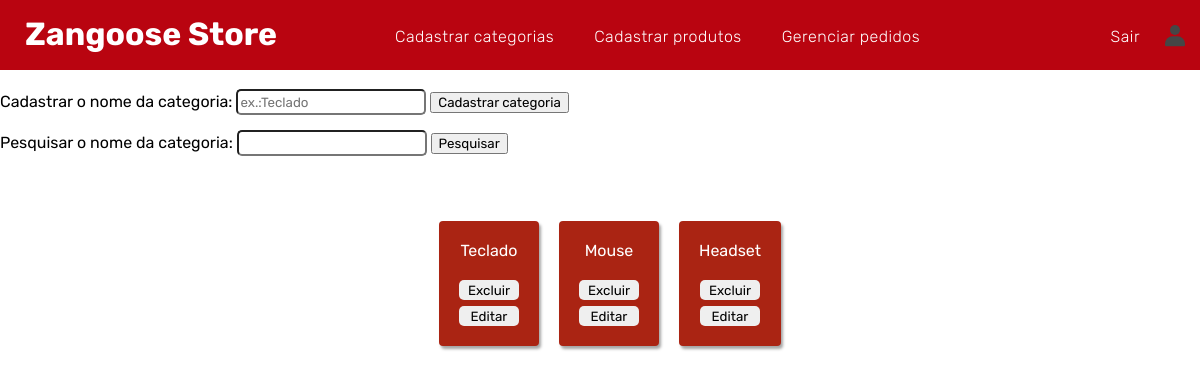
Page /paginas/dashboardAdmCadastrarCategorias.php (signed in) on the committed database.
### tables this page shows
CREATE TABLE IF NOT EXISTS `categorias` (
        `idCategoria` INT NOT NULL AUTO_INCREMENT,
        `nome` VARCHAR(45) NOT NULL,
        PRIMARY KEY (`idCategoria`)
    );

### paginas/dashboardAdmCadastrarCategorias.php (the view, shortened to what this page needs)
<?php
if (
    isset($_SESSION['idUsuario']) == true && $_SESSION['permissao'] == 1
) {
?>
    <!DOCTYPE html>
    <html lang="en">
    <head>
        <link rel="stylesheet" href="https://cdnjs.cloudflare.com/ajax/libs/font-awesome/4.7.0/css/font-awesome.min.css">
        <link rel="stylesheet" href="../css/admin.css">
        <link rel="stylesheet" href="../node_modules/sweetalert2/dist/sweetalert2.css">
    </head>
    <body>
        <header>
            <a href="dashboardAdm.php">
                <h1 id="tituloPrincipal">Zangoose Store</h1>
            </a>
            <div class="menuNavegacao">
                <a href="#" class="menu execp">Cadastrar categorias</a>
                <a href="dashboardAdmCadastrarProdutos.php" class="menu execp">Cadastrar produtos</a>
                <a href="dashboardAdmGerenciarPedidos.php" class="menu execp">Gerenciar pedidos</a>
            </div>
            <a href="logoff.php" id="sair" class="menu">Sair</a>
            <img src="../img/5402435_account_profile_user_avatar_man_icon.svg" id="user">
        </header>
        <br>
        <section id="secaoCadastrar">
            <form action="registrarCategorias.php" method="POST">
                <div class="secaoCategoria">
                <label for="nomeCategoria">Cadastrar o nome da categoria:</label>
                <input type="text" class="inputADM" id="nomeCategoria" name="nomeCategoria" placeholder="ex.:Teclado">
                <button type="submit" class="botoesAdm" onclick=" return verificarCadastroCategoria()">Cadastrar categoria</button>
                </div>
            </form>
        </section>
        <section id="secaoConsulta">
            <form action="#" method="GET">
            <div class="secaoCategoria">
                <label for="categoriaBusca">Pesquisar o nome da categoria:</label>
                <input type="text" class="inputADM" name="categoriaBusca">
                <button type="submit" class="botoesAdm">Pesquisar</button>
</div>
            </form>
            <div class="exibicaoConsulta">
                <?php
                require_once("conexaoBanco.php");
                $comando = "";
                if (isset($_GET['categoriaBusca']) && $_GET['categoriaBusca'] != "") {
                    $nomeCategoria = $_GET['categoriaBusca'];
                    $comando = "SELECT * FROM categorias WHERE nome LIKE '" . $nomeCategoria . "%'";
                } else {
                    $comando = "SELECT * FROM categorias";
                }
                $resultado = mysqli_query($conexao, $comando);
                $linhas = mysqli_num_rows($resultado);
                if ($linhas == 0) { ?>
                    <script>
                        Swal.fire({
                            icon: 'error',
                            title: 'Oops...',
                            text: 'Não foi encontrado nenhuma categoria!',
                        })
                    </script>
                    <?php
                } else {
                    $arrayCategorias = array();
                    while ($cadaCategoria = mysqli_fetch_assoc($resultado)) {
                        array_push($arrayCategorias, $cadaCategoria);
                    }
                    foreach ($arrayCategorias as $cadaCategoria) { ?>
                    <div class="editaCategoriaa">
                        <p class="nomeCategoriaa "><?= $cadaCategoria['nome'] ?></p>
                        <br>
                        <form id="form1" action="exclusaoCategoria.php" method="POST">
                            <button class="inputt" type="submit">Excluir</button>
                        </form>
                        <form action="edicaoCategoriaForm.php" method="POST">
                            <button class="inputt" type="submit">Editar</button>
                        </form>
                        </div>
                <?php
                    }
                }
                ?>
            </div>
        </section>
    </body>
    </html>
<?php
} else if (
    isset($_SESSION['idUsuario']) == true &&
    $_SESSION['permissao'] == 2
) {
    header("Location: semPermissao.php");
} else if (isset($_SESSION['idUsuario']) == false) {
    header("Location: facaLogin.php");
}
?>

### css/admin.css (style rules this page uses)
* { margin: 0; font-family: "Rubik"; }
#tituloPrincipal { margin-top: 5px; float: left; margin-left: 15px; font-family: "Rubik"; color: rgb(255, 255, 255); width: 540px; }
header { padding: 10px; background-color: #b90410; height: 50px; display: flex; }
#user { margin-left: -10px; width: 30px; float: right; }
.menuNavegacao { margin-top: 0; margin-left: -180px; display: flex; width: 90%; }
#sair { margin-top: 17px; margin-left: 60px; float: right; }
.menu { position: relative; text-decoration: none; font-family: "Rubik"; margin-top: 17px; color: rgb(255, 255, 255); margin-right: 20px; font-weight: lighter; letter-spacing: 0.5px; padding: 0 10px; }
.menu:after { content: ""; position: absolute; background-color: whitesmoke; height: 2px; width: 0; left: 0; bottom: -10px; transition: 0.3s; margin-bottom: 10px; }
.editaCategoriaa { text-align: center; padding: 20px; margin-left: 20px; margin-top: 50px; box-shadow: 2px 3px 3px rgba(0, 0, 0, 0.356); background-color: #aa2413; float: left; border-radius: 4px; transition: 1s; }
.exibicaoConsulta { justify-content: center; display: flex; }
.inputt { border:none; border-radius: 5px; width: 60px; height: 20px; margin-top: 2%; }
.nomeCategoriaa { color: white; }
.inputADM { height: 20px; border-radius: 5px; }
.secaoCategoria { margin-bottom: 15px; }
#form1 { margin-bottom: 5px; }

### rows in the picture
categorias: nome "Teclado"
categorias: nome "Mouse"
categorias: nome "Headset"
